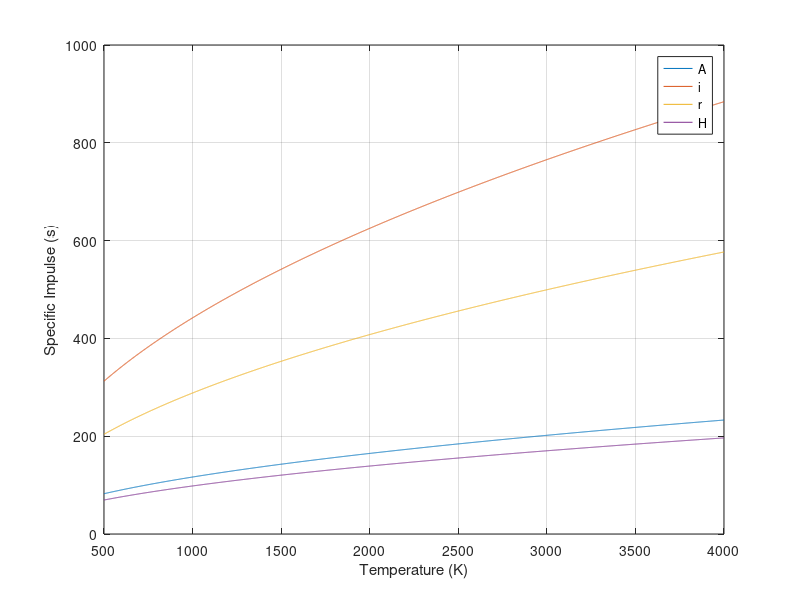

The MATLAB source for this figure:
%%% graphs 

% impulse

g0 = 9.8 ;
R  = 8.31 ; 
%T  = 2360 ; 
T = 500:4000; 
P2 = 101325; 
P1 = 4.*1e6 ; 

gm = [ 1.4,1.41,1.67,1.31];
M = [29,2,4,44].*1e-3;
name = (["Air","H_2","He","CO_2"]);

figure (1)
hold on; box on; grid on; 

for i= 1:4
t1 = 2.*gm(i)./(gm(i)-1);
t2 = R.*T./M(i) ;
t3 = 1-(P2./P1).^((gm(i)-1)./gm(i));
I = sqrt (t1.*t2.*t3)./g0 ; 
plot (T,I,'DisplayName',name(i))
end

xlabel 'Temperature (K)'
ylabel 'Specific Impulse (s)'
legend 

